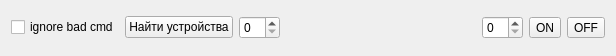
<?xml version="1.0" encoding="UTF-8"?>
<ui version="4.0">
 <class>B590</class>
 <widget class="QWidget" name="B590">
  <property name="geometry">
   <rect>
    <x>0</x>
    <y>0</y>
    <width>616</width>
    <height>56</height>
   </rect>
  </property>
  <property name="windowTitle">
   <string>Dialog</string>
  </property>
  <layout class="QVBoxLayout" name="verticalLayout">
   <item>
    <layout class="QHBoxLayout" name="horizontalLayout_11">
     <item>
      <widget class="QCheckBox" name="cb_ignore_bad_cmd">
       <property name="text">
        <string>ignore bad cmd</string>
       </property>
      </widget>
     </item>
     <item>
      <widget class="QPushButton" name="btn_find_devices">
       <property name="text">
        <string>Найти устройства</string>
       </property>
      </widget>
     </item>
     <item>
      <widget class="QSpinBox" name="sb_address"/>
     </item>
     <item>
      <spacer name="horizontalSpacer">
       <property name="orientation">
        <enum>Qt::Horizontal</enum>
       </property>
       <property name="sizeHint" stdset="0">
        <size>
         <width>40</width>
         <height>20</height>
        </size>
       </property>
      </spacer>
     </item>
     <item>
      <widget class="QSpinBox" name="sb_find"/>
     </item>
     <item>
      <widget class="QToolButton" name="btn_on">
       <property name="text">
        <string>ON</string>
       </property>
      </widget>
     </item>
     <item>
      <widget class="QToolButton" name="btn_off">
       <property name="text">
        <string>OFF</string>
       </property>
      </widget>
     </item>
    </layout>
   </item>
   <item>
    <layout class="QVBoxLayout" name="grapher_layout"/>
   </item>
  </layout>
 </widget>
 <resources/>
 <connections/>
</ui>
